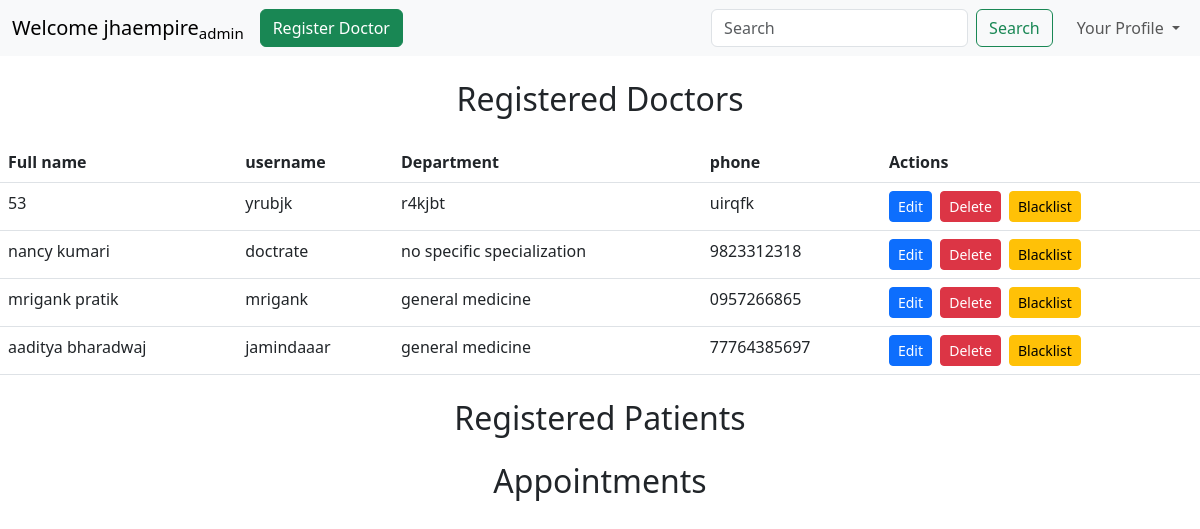
The app's page /dashboard/admin (signed in), older data.
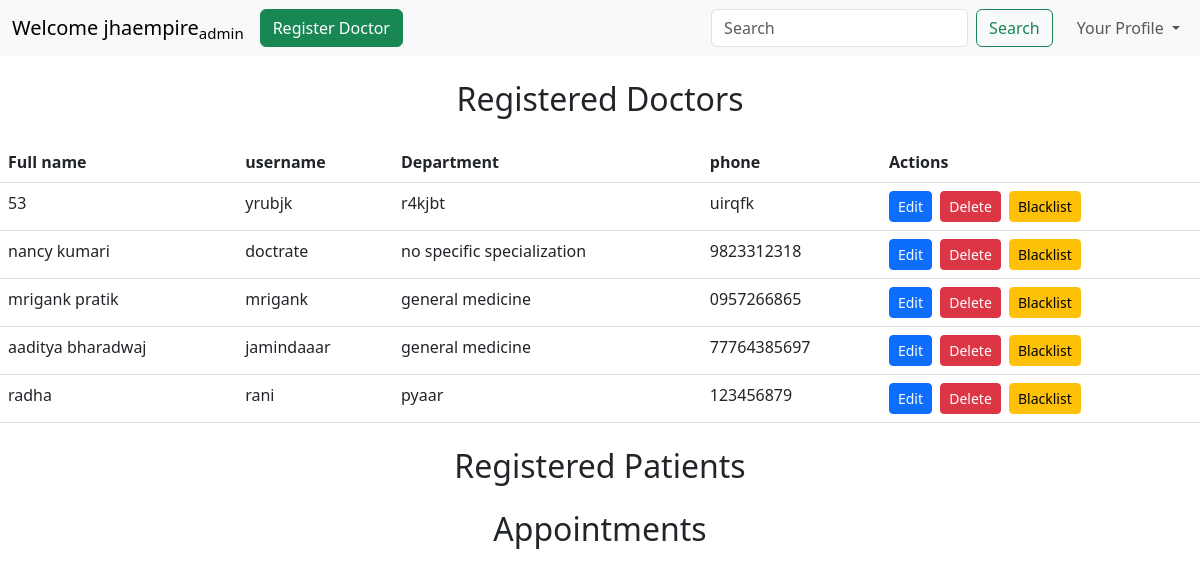
The same page, newer data.
### models/models.py (models this page shows)
class User(db.Model):
    id=db.Column(db.Integer(),primary_key=True)
    fullname = db.Column(db.String(50),nullable = False)
    username = db.Column(db.String(50),unique = True,nullable = False)
    password = db.Column(db.String(),nullable= False)
    role = db.Column(db.String(10),nullable=False)
    status=db.Column(db.Integer(),nullable=False,default=0)
    created_at=db.Column(db.DateTime(),default=datetime.datetime.utcnow)
    updated_at=db.Column(db.DateTime(),default=datetime.datetime.utcnow,onupdate=datetime.datetime.utcnow)

class Doctor(db.Model):
    id=db.Column(db.Integer(),primary_key=True)
    fullname = db.Column(db.String(50),nullable = False)
    username = db.Column(db.String(50),unique = True,nullable = False)
    password = db.Column(db.String(),nullable= False)
    address = db.Column(db.String(200),nullable = False)
    phone = db.Column(db.String(15),nullable = False)
    email = db.Column(db.String(50),nullable = False)
    experience = db.Column(db.String(100),nullable = False)
    specialization = db.Column(db.String(50),nullable = False)
    created_at=db.Column(db.DateTime(),default=datetime.datetime.utcnow)
    updated_at=db.Column(db.DateTime(),default=datetime.datetime.utcnow,onupdate=datetime.datetime.utcnow)

### controllers/adminDashboard.py (the view)
@theadminDashboard.route("/dashboard/admin", methods=['GET','POST'])
def adminDashboard():
    if('user' in session and session['role']=="admin"):
        user=session['user']
        print(user)
        alldoctors=User.query.filter_by(role="doctor").all()
        print(alldoctors)
        doctdetails= Doctor.query.all()
        print(doctdetails)
        return render_template("adminDashboard.html",user=user , alldoctors=alldoctors, doctdetails=doctdetails)
    else:
        return redirect("/login")

### templates/adminDashboard.html (shortened to what this page needs)
<!DOCTYPE html>
<html lang="en">
<head>
    <link href="https://cdn.jsdelivr.net/npm/bootstrap@5.3.0-alpha1/dist/css/bootstrap.min.css" rel="stylesheet">
</head>
<body>
<nav class="navbar navbar-expand-lg bg-body-tertiary">
  <div class="container-fluid">
    <a class="navbar-brand" href="#">Welcome {{user}}<sub>admin</sub></a>
    <div class="collapse navbar-collapse" id="navbarSupportedContent">
      <ul class="navbar-nav me-auto mb-2 mb-lg-0">
        <li class="nav-item">
          <a class="btn btn-success" href="/dashboard/admin/register-doctor">Register Doctor </a>
        </li>
        </ul>
         <form class="d-flex me-3" role="search">
          <input class="form-control me-2" type="search" placeholder="Search" aria-label="Search">
          <button class="btn btn-outline-success" type="submit">Search</button>
        </form>
        <ul class="navbar-nav">
          <li class="nav-item dropdown">
            <a class="nav-link dropdown-toggle" href="#" role="button" data-bs-toggle="dropdown" aria-expanded="false">
              Your Profile
            </a>
          </li>
        </ul>
    </div>
  </div>
</nav>
<div>
  <h2 class="text-center my-4">Registered Doctors</h2>
      <table class="table">
      <thead>
        <tr>
          <th>Full name</th>
          <th>username</th>
          <th>Department</th>
          <th>phone</th>
          <th>Actions</th>
        </tr>
      </thead>
      <tbody>
        {% for doc in alldoctors %}
        {% for x in doctdetails %}
        {% if doc.username == x.username %}
        <tr>
          <td>{{doc.fullname}}</td>
          <td>{{doc.username}}</td>
          <td>{{x.specialization}}</td>
          <td>{{x.phone}}</td>
          <td>
          <a href="/editdoctor/{{ doc.id }}" class="btn btn-primary btn-sm me-1">Edit</a>
          <a href="/deletedoctor/{{ doc.id }}" class="btn btn-danger btn-sm me-1">Delete</a>
          <a href="/blacklistdoctor/{{ doc.id }}" class="btn btn-warning btn-sm">Blacklist</a>
        </td>
        </tr>
          {% endif %}
        {% endfor %}
        {% endfor %}
        </tbody>
      </table>
</div>
<h2 class="text-center my-4">Registered Patients</h2>
<h2 class="text-center my-4">Appointments</h2>
</body>
</html>

Row changes from the older to the newer data that the page shows:
added User: fullname "radha", username "rani"
added Doctor: specialization "pyaar", phone "123456879"
